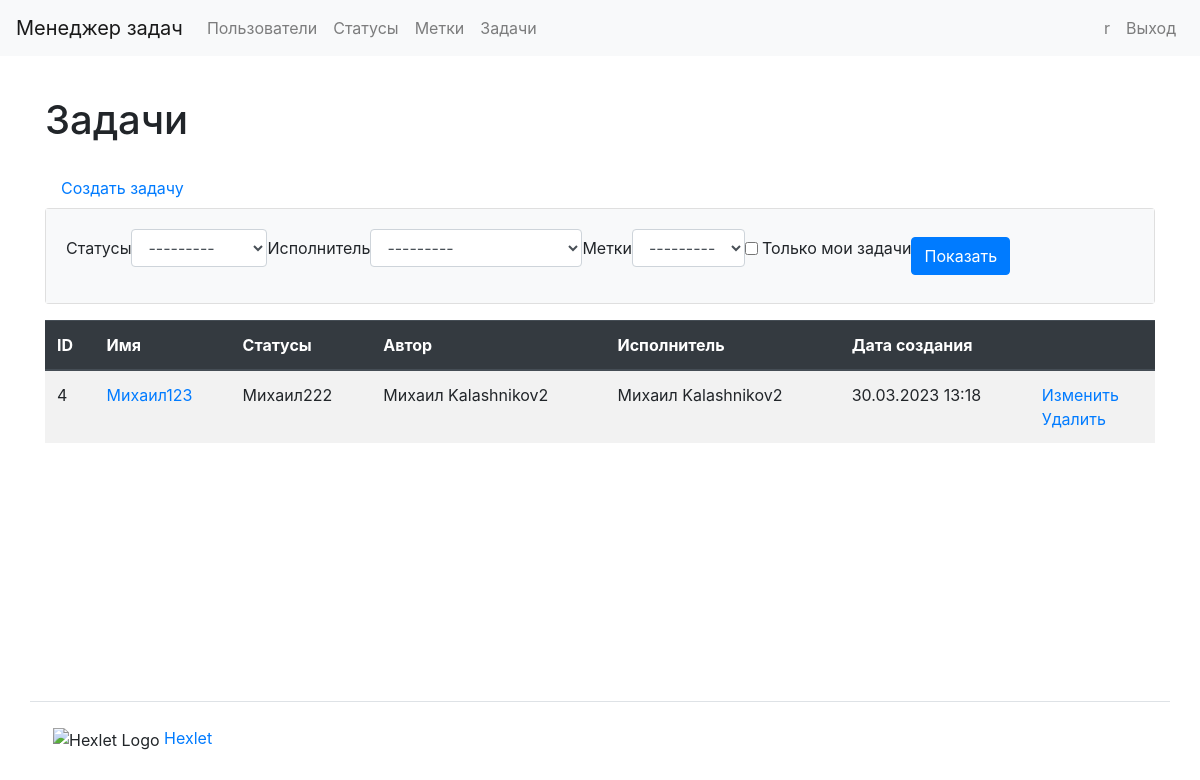
The page /tasks/ (signed in) on the database its author committed.
### task_manager/users/models.py (models this page shows)
class User(AbstractUser):
    first_name = models.CharField(max_length=150)
    last_name = models.CharField(max_length=150)
    def __str__(self):
        return self.get_full_name()

### task_manager/tasks/models.py (models this page shows, shortened)
class Task(models.Model):
    name = models.CharField(max_length=150, unique=True,
                            verbose_name=_('Name'))
    description = models.TextField(max_length=10000,
                                   verbose_name=_('Description'))
    date_created = models.DateTimeField(auto_now_add=True,
                                        verbose_name=_('Creation date'))
    author = models.ForeignKey(User, on_delete=models.PROTECT,
                               related_name='author',
                               verbose_name=_('Author'))
    status = models.ForeignKey(Status, on_delete=models.PROTECT,
                               related_name='statuses',
                               verbose_name=_('Status'))
    executor = models.ForeignKey(User, on_delete=models.PROTECT,
                                 related_name='executor',
                                 verbose_name=_('Executor'))
    labels = models.ManyToManyField(
        Label,
        through='TaskLabel',
        through_fields=('task', 'label'),
        blank=True,
        related_name='labels',
        verbose_name=_('Labels')
    )
    class Meta:
        verbose_name = _('Task')
        verbose_name_plural = _('Tasks')

### task_manager/statuses/models.py (models this page shows)
class Status(models.Model):
    name = models.CharField(max_length=150, unique=True,
                            verbose_name=_('Name'))
    date_created = models.DateTimeField(auto_now_add=True,
                                        verbose_name=_('Creation date'))
    def __str__(self):
        return self.name
    class Meta:
        verbose_name = _('Status')
        verbose_name_plural = _('Statuses')

### task_manager/tasks/views.py (the view)
# urls.py: path('', TasksView.as_view(), name='tasks'),
class TasksView(AuthCheckMixin, FilterView):
    template_name = 'tasks/list.html'
    model = Task
    filterset_class = TaskFilter
    context_object_name = 'tasks'
    extra_context = {'title': _('Tasks'), 'button_text': _('Show'), }

### task_manager/labels/models.py (called while the page is built)
    def __str__(self):
        return self.name

### task_manager/mixins.py (called while the page is built)
    def dispatch(self, request, *args, **kwargs):
        if not request.user.is_authenticated:
            messages.error(request, self.auth_message)
            return redirect(reverse_lazy('login'))
        return super().dispatch(request, *args, **kwargs)

### task_manager/templates/tasks/list.html (shortened to what this page needs)
{% extends "base.html" %}
{% load bootstrap4 %}
{% load i18n %}
{% block content %}
    <h1 class="my-4">{{ title }}</h1>
    <a class="nav-link" href="{% url 'task_create' %}">{% trans 'Create task' %}</a>
    <div class="card mb-3">
        <div class="card-body bg-light">
            <form class="form-inline center" method="get">
              {% bootstrap_form filter.form field_class="ml-2 mr-3" %}
              {% bootstrap_button button_text button_type="submit" button_class="btn btn-primary" %}
            </form>
        </div>
    </div>
    <table class="table table-striped">
        <thead class="thead-dark">
            <tr>
                <th>ID</th>
                <th>{% trans 'Name' %}</th>
                <th>{% trans 'Status' %}</th>
                <th>{% trans 'Author' %}</th>
                <th>{% trans 'Executor' %}</th>
                <th>{% trans 'Creation date' %}</th>
                <th></th>
            </tr>
        </thead>
        <tbody>
            {% if tasks %}
                {% for task in tasks %}
                    <tr>
                        <td>{{ task.id }}</td>
                        <td><a href="{% url 'task_show' task.id %}">{{ task.name }}</a></td>
                        <td>{{ task.status }}</td>
                        <td>{{ task.author }}</td>
                        <td>{{ task.executor }}</td>
                        <td>{{ task.date_created|date:"d.m.Y H:i" }}</td>
                        <td>
                            <a href="{% url 'task_update' task.id %}">{% trans 'Update' %}</a>
                            <br>
                            <a href="{% url 'task_delete' task.id %}">{% trans 'Delete' %}</a>
                        </td>
                    </tr>
                {% endfor %}
            {% endif %}
        </tbody>
    </table>
{% endblock content %}

### task_manager/templates/base.html (shortened to what this page needs)
{% load i18n %}
{% get_current_language as LANGUAGE_CODE %}
{% load bootstrap4 %}
<!DOCTYPE html>
<html lang="{{ LANGUAGE_CODE }}">
<head>
</head>
<body class="d-flex flex-column min-vh-100">
<header>
    <nav class="navbar navbar-expand-md navbar-light bg-light mb-3">
    <a class="navbar-brand" href="{% url 'home' %}">{% trans "Task manager" %}</a>
    <div class="collapse navbar-collapse" id="navbarToggleExternalContent">
        <ul class="navbar-nav mr-auto">
            <li class="nav-item">
                <a class="nav-link" href="{% url 'users' %}">{% trans "Users" %}</a>
            </li>
            {% if user.is_authenticated %}
                <li class="nav-item">
                    <a class="nav-link" href="{% url 'statuses' %}">{% trans "Statuses" %}</a>
                </li>
                <li class="nav-item">
                    <a class="nav-link" href="{% url 'labels' %}">{% trans "Labels" %}</a>
                </li>
                <li class="nav-item">
                    <a class="nav-link" href="{% url 'tasks' %}">{% trans "Tasks" %}</a>
                </li>
            {% endif %}
        </ul>
        <ul class="navbar-nav">
            {% if user.is_authenticated %}
                <li class="nav-item">
                    <a class="nav-link" href="{% url 'user_update' user.id %}">{{ user.username }}</a>
                </li>
                <li class="nav-item">
                    <a class="nav-link" href="{% url 'logout' %}">{% translate "Logout" %}</a>
                </li>
            {% endif %}
        </ul>
    </div>
    </nav>
</header>
<main class="container wrapper flex-grow-1">
    {% block content %}{% endblock %}
</main>
<footer>
    <div class="container flex-column my-5 pt-4 border-top">
        <img class='ml-2'
             src="https://cdn2.hexlet.io/assets/favicon-9213ff1fc34b4e2da96c3b3eb582b3d10180b250e993141d7928d6aa1f5647c1.ico"
             alt="Hexlet Logo" height="16px">
        <a target="_blank" href="https://ru.hexlet.io">Hexlet</a>
    </div>
</footer>
{% bootstrap_css %}
</body>
</html>

### rows shown on the page
User: username "r"
Task: id "4", name "Михаил123", status "Михаил222", author "Михаил Kalashnikov2", executor "Михаил Kalashnikov2", date_created "30.03.2023 13:18"

### other values the page prints
{{ title }} "Задачи"
